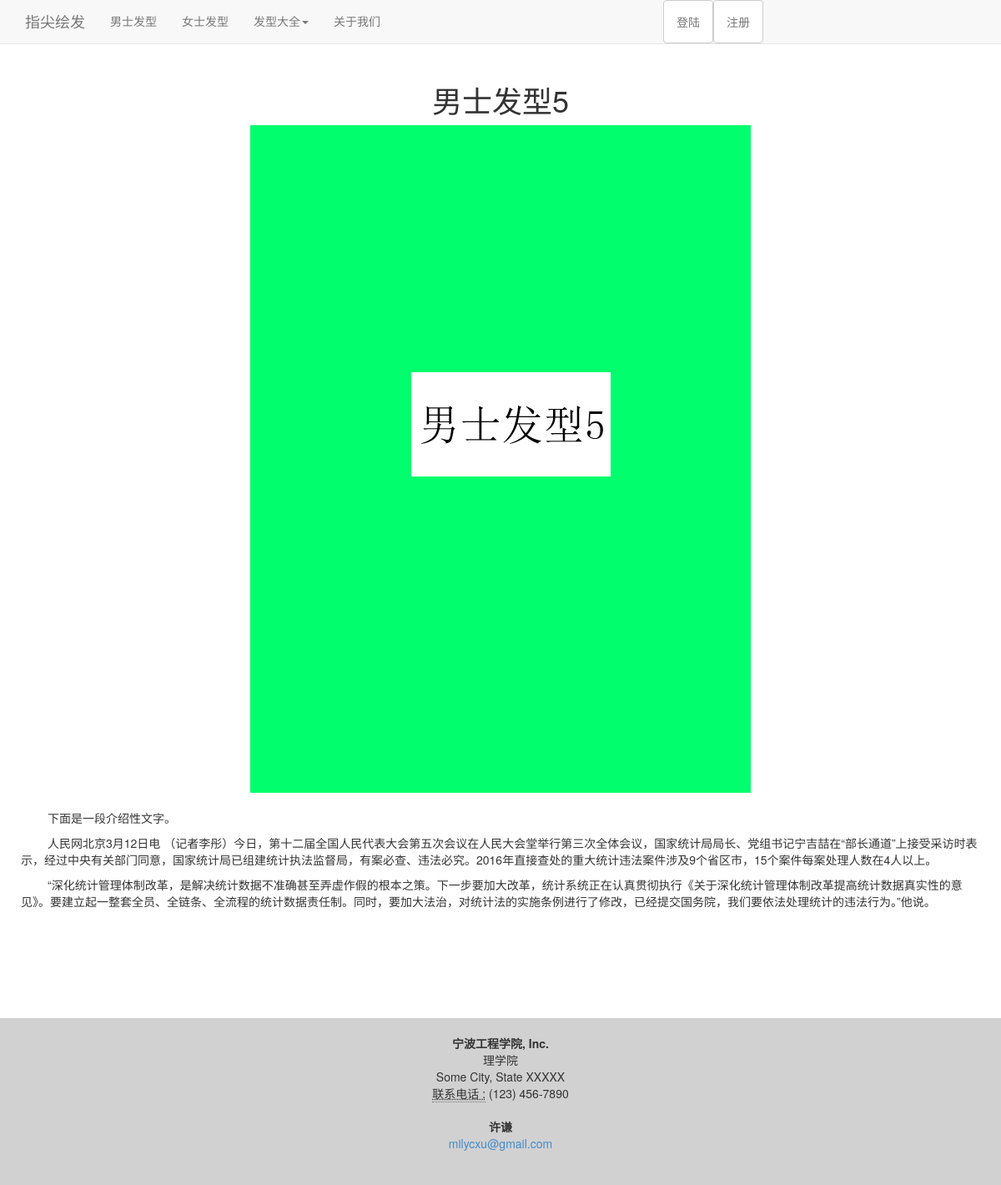
Page /hairstyle.php?id=15 on the committed database.
### tables this page shows
CREATE TABLE `hairstyle` (
  `hid` int(11) NOT NULL,
  `hairname` varchar(30) NOT NULL,
  `hairsex` int(1) NOT NULL,
  `imgaddress` varchar(30) NOT NULL
);

### hairstyle.php (the view, shortened to what this page needs)
<!DOCTYPE html>
<html lang="zh-cn">
  <head>
    <link href="css/bootstrap.min.css" rel="stylesheet">
    <link href="css/style.css" rel="stylesheet">
  </head>
<body>
<nav class="navbar navbar-default navbar-fixed-top" role="navigation">
  <div class="container">
    <div class="navbar-header">
      <a class="navbar-brand" href="index.php">指尖绘发</a>
    </div>
    <div class="collapse navbar-collapse" id="bs-example-navbar-collapse-1">
      <ul class="nav navbar-nav">
        <li><a href="#">男士发型</a></li>
        <li><a href="#">女士发型</a></li>
        <li class="dropdown">
          <a href="#" class="dropdown-toggle" data-toggle="dropdown">发型大全<span class="caret" data-toggle="tab"></span></a>
        <li><a href="#" data-toggle="modal" data-target="#about">关于我们</a></li>
        <?php
          if($_SESSION['username']){ ?>
            <li class="pull-right"><a href="#" data-toggle="modal" data-target="#information"><?php echo $_SESSION['username'];?></a></li>
          <?php
        }else{ ?>
        <li class="pull-right"><a class="btn btn-default" type="button" href="#" data-target="#registered" data-toggle="modal">注册</a></li>
        <li class="pull-right"><a class="btn btn-default" type="button" href="#" data-target="#login" data-toggle="modal">登陆</a></li>
        <?php } ?>
      </ul>
    </div>
  </div>
</nav>
<?php
$nn=@$_GET['id'];
$sql="select * from hairstyle where hid=".$nn;
$result=mysql_query($sql) or die(mysql_error());
$row=mysql_fetch_assoc($result);
?>
<div class="main contain">
  <div class="hairstyle">
    <h1><?php echo $row['hairname'];?></h1>
    <img src="images/hair/<?php echo $row['imgaddress'];?>" class="img-responsive">
    <span>
      <p>下面是一段介绍性文字。</p>
      <p>人民网北京3月12日电 （记者李彤）今日，第十二届全国人民代表大会第五次会议在人民大会堂举行第三次全体会议，国家统计局局长、党组书记宁吉喆在“部长通道”上接受采访时表示，经过中央有关部门同意，国家统计局已组建统计执法监督局，有案必查、违法必究。2016年直接查处的重大统计违法案件涉及9个省区市，15个案件每案处理人数在4人以上。</p>
<p>“深化统计管理体制改革，是解决统计数据不准确甚至弄虚作假的根本之策。下一步要加大改革，统计系统正在认真贯彻执行《关于深化统计管理体制改革提高统计数据真实性的意见》。要建立起一整套全员、全链条、全流程的统计数据责任制。同时，要加大法治，对统计法的实施条例进行了修改，已经提交国务院，我们要依法处理统计的违法行为。”他说。</p>
    </span>
  </div>
</div>
<footer>
  <address>
  <strong>宁波工程学院, Inc.</strong><br>
  理学院<br>
  Some City, State XXXXX<br>
  <abbr title="Phone">联系电话 :</abbr> (123) 456-7890
  </address>
  <address>
  <strong>许谦</strong><br>
  <a href="mailto:milycxu@gmail.com">milycxu@gmail.com</a>
</address>
</footer>
</body>
</html>

### css/style.css (style rules this page uses)
#bs-example-navbar-collapse-1 ul.navbar-nav { width: 70%; }
footer { background: #d1d1d1; display: block; padding:20px 0; text-align: center; }
.contain { margin:100px 15px; }
.contain h1 { text-align: center; }
.contain .hairstyle { margin: 0px 10px; }
.contain .hairstyle img { margin: 0px auto; }
.contain .hairstyle span { margin: 0px 20px; text-indent: 32px; }

### rows in the picture
hairstyle: hairname "男士发型5", imgaddress (picture)
